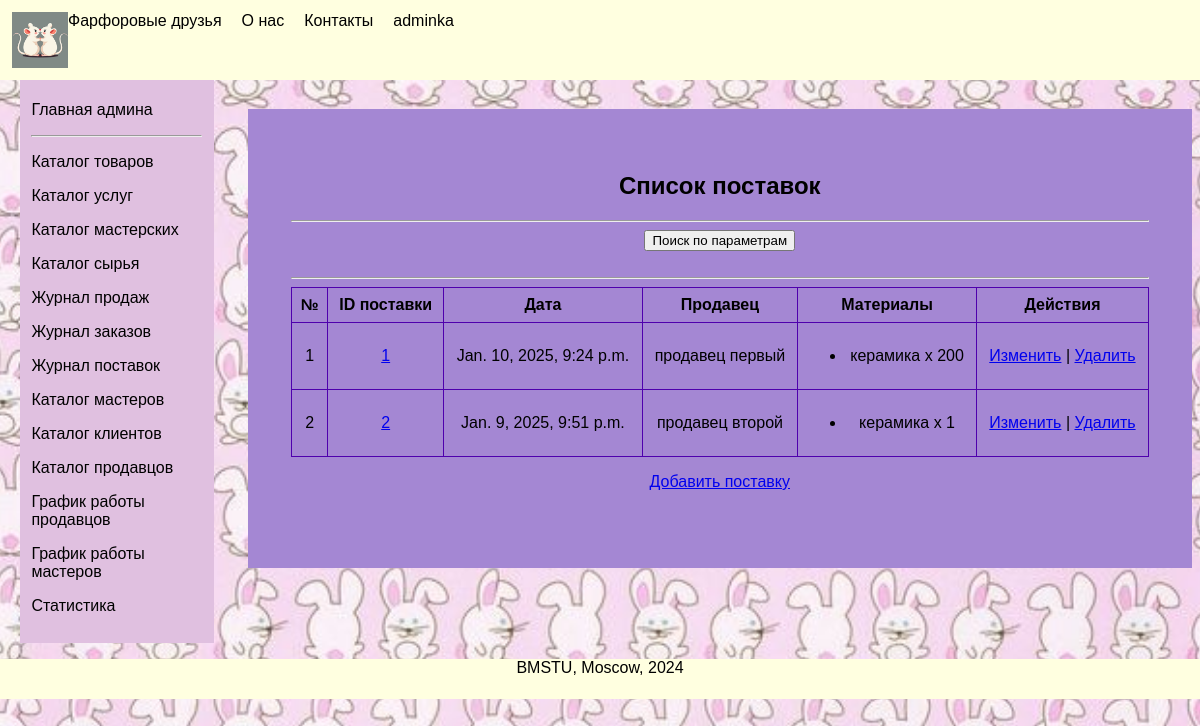
The page /supplies/ (signed in) on the database its author committed.
### nirs_app/models.py (models this page shows, shortened)
class User(AbstractUser):
    username = None
    first_name = models.CharField(max_length=43)
    last_name = models.CharField(max_length=43)
    email = models.EmailField(unique=True)
    phone_number = models.CharField(max_length=15)
    is_employee = models.BooleanField(default=False)
    USERNAME_FIELD = 'email'
    REQUIRED_FIELDS = ['first_name', 'last_name']

class Supply(models.Model):
    seller = models.ForeignKey(Seller, on_delete=models.DO_NOTHING)
    supply_date = models.DateTimeField(null=False)

class Seller(models.Model):
    user = models.OneToOneField(User, on_delete=models.DO_NOTHING, related_name='seller')
    def __str__(self):
        return f'{self.user.first_name} {self.user.last_name}'

class SuppliedMaterial(models.Model):
    supply = models.ForeignKey(Supply, on_delete=models.DO_NOTHING, related_name="supplied_materials")
    material = models.ForeignKey(Material, on_delete=models.DO_NOTHING)
    quantity = models.IntegerField(null=False, default=0)

class Material(models.Model):
    name = models.CharField(max_length=255, unique=True)
    price = models.DecimalField(max_digits=10, decimal_places=2)
    description = models.TextField()
    current_quantity = models.IntegerField()
    def __str__(self):
        return self.name

### nirs_app/views.py (the view)
# urls.py: path("", views.supplies_list_view, name='supplies_list'),
@login_required
@user_passes_test(is_seller)
def supplies_list_view(request):
    date_query = request.GET.get('date_q')
    seller_query = request.GET.get('seller')
    material_query = request.GET.get('material')
    supplies = Supply.objects.all()
    if date_query:
        supplies = supplies.filter(supply_item__purchase_date__date=date_query)
    if seller_query:
        supplies = supplies.filter(supply_item__seller_id=seller_query)
    if material_query:
       supplies = supplies.filter(material_id=material_query)
    sellers = Seller.objects.all() # замените Seller на название вашей модели
    materials = Material.objects.all() # замените Material на название вашей модели
    return render(request, 'supplies/supplies.html', {
        'dataset': supplies,
        'date_q': date_query,
        'seller': seller_query,
        'material': material_query,
        'sellers': sellers,
        'materials': materials
    })

### nirs_app/context_processors.py (called while the page is built)
def user_role(request):
    if request.user.is_authenticated:
        user = request.user
        role = get_user_role(user)
        return {'role': role}
    return {}

def get_user_role(user):
    if user.is_superuser:
        return 'админа'
    elif hasattr(user, 'seller'):
        return 'продавца'
    elif hasattr(user, 'master'):
        return 'мастера'
    elif hasattr(user, 'client'):
        return 'клиента'
    return None

### nirs_app/views.py (called while the page is built)
def is_seller(user):
    return hasattr(user, 'seller') or user.is_superuser

### nirs_app/templates/supplies/supplies.html (shortened to what this page needs)
{% extends "personal/user_personal.html" %}
{% load static %}
{% block content %}
    <section id="products">
        <h2>Список поставок</h2>
        <hr>
        <button id="toggleFilters">Поиск по параметрам</button>
<br>
<br>
<hr>
        <table class="supplies-table">
            <thead>
                <tr>
                    <th>№</th>
                    <th>ID поставки</th>
                    <th>Дата</th>
                    <th>Продавец</th>
                    <th>Материалы</th>
                    <th>Действия</th>
                </tr>
            </thead>
            <tbody>
                {% if dataset %}
                    {% for data in dataset %}
                        <tr>
                            <td>{{ forloop.counter }}</td>
                             <td>
                                 <a href="{% url 'supply_detail_admin' data.id %}">{{ data.id }}</a>
                             </td>
                            <td>{{ data.supply_date }}</td>
                            <td>{{ data.seller }}</td>
                            <td>
                                <ul>
                                   {% for material in data.supplied_materials.all %}
                                        <li>{{ material.material }} x {{ material.quantity }}</li>
                                    {% endfor %}
                                </ul>
                                <td style="border: 1px solid rgb(78, 0, 173); padding: 8px;">
                                    <a href="{% url 'supply_update' data.id %}">Изменить</a> |
                                    <a href="{% url 'supply_delete' data.id %}">Удалить</a>
                                </td>
                            </td>
                        </tr>
                    {% endfor %}
                {% else %}
                    <tr>
                        <td colspan="5">Список поставок пуст</td>
                    </tr>
                {% endif %}
            </tbody>
        </table>
        <p><a href="{% url 'supply_create' %}">Добавить поставку</a></p><br>
    </section>
{% endblock content %}

### nirs_app/templates/index.html (shortened to what this page needs)
<!DOCTYPE html>
{% load static %}
<html lang="ru">
<head>
    <link rel="stylesheet" href="{% static 'css/styles.css' %}">
</head>
<body>
    <div class="header">
        <img src="{% static "images/farfor_logo_2d.png" %}" alt="logo" >
            <a href="{% url 'home' %}">Фарфоровые друзья</a>
            <a href="{% url 'about' %}">О нас</a>
            <a href="{% url 'contacts' %}">Контакты</a>
            {% if request.user.is_authenticated %}
                <a href="{% url 'user_personal' %}">{{ request.user.first_name }}</a>
            {% else %}
                <a href="{% url 'auth' %}">Вход</a>
            {% endif %}
    </div>
    <div class="container">
        <div class="sidebar">
            {% block sidebar %}{% endblock sidebar %}
        </div>
        <div class="content">
            {% block content %}{% endblock content %}
        </div>
    </div>
    <div class="footer">
        <p>BMSTU, Moscow, 2024</p>
    </div>
</body>
</html>

### nirs_app/static/css/styles.css (style rules this page uses)
body { background-size: cover; background-repeat: repeat-y; background-position: center; height: 100vh; margin: 0; font-family: sans-serif; box-sizing: border-box; }
.header { background-color: #FFFFE0; padding: 1%; display: flex; width: 100%; height: 10%; position: fixed; text-align: center; box-sizing: border-box; }
.header a { text-decoration:dotted; color: black; margin-right: 20px; }
.footer { background-color: #FFFFE0; width: 100%; height: 5%; text-align: center; position:static; }
.container { display: flex; width: 95%; }
.sidebar { background-color: #E0C0E0; width: 15%; padding: 1%; margin-top: 6.5%; margin-left: 20px; }
.content { align-self: center; margin-top: 3%; flex: 1; padding: 3%; height: auto; text-align: center; }
#products { padding: 5%; width: 100%; height: auto; background-color: #a487d3; }

### nirs_app/templates/supplies/supplies.html (style rules this page uses)
.supplies-table { width: 100%; border-collapse: collapse; border: 1px solid black; }
.supplies-table th, .supplies-table td { border: 1px solid rgb(78, 0, 173); padding: 8px; }

### rows shown on the page
User: user.first_name "adminka"
Supply: id "1", supply_date "Jan. 10, 2025, 9:24 p.m.", seller "продавец первый"
SuppliedMaterial: material "керамика", quantity "200"
Supply: id "2", supply_date "Jan. 9, 2025, 9:51 p.m.", seller "продавец второй"
SuppliedMaterial: material "керамика", quantity "1"
